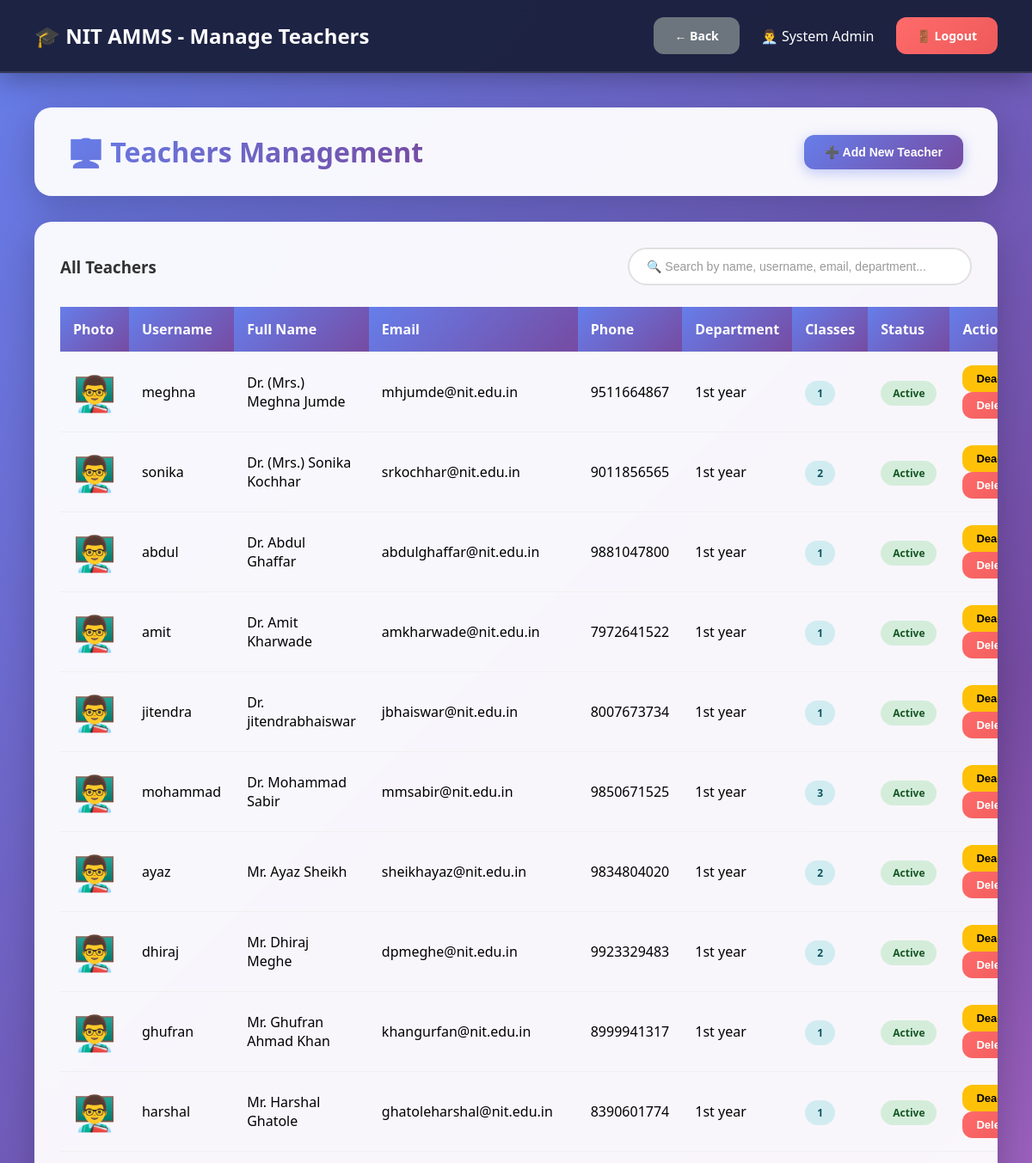
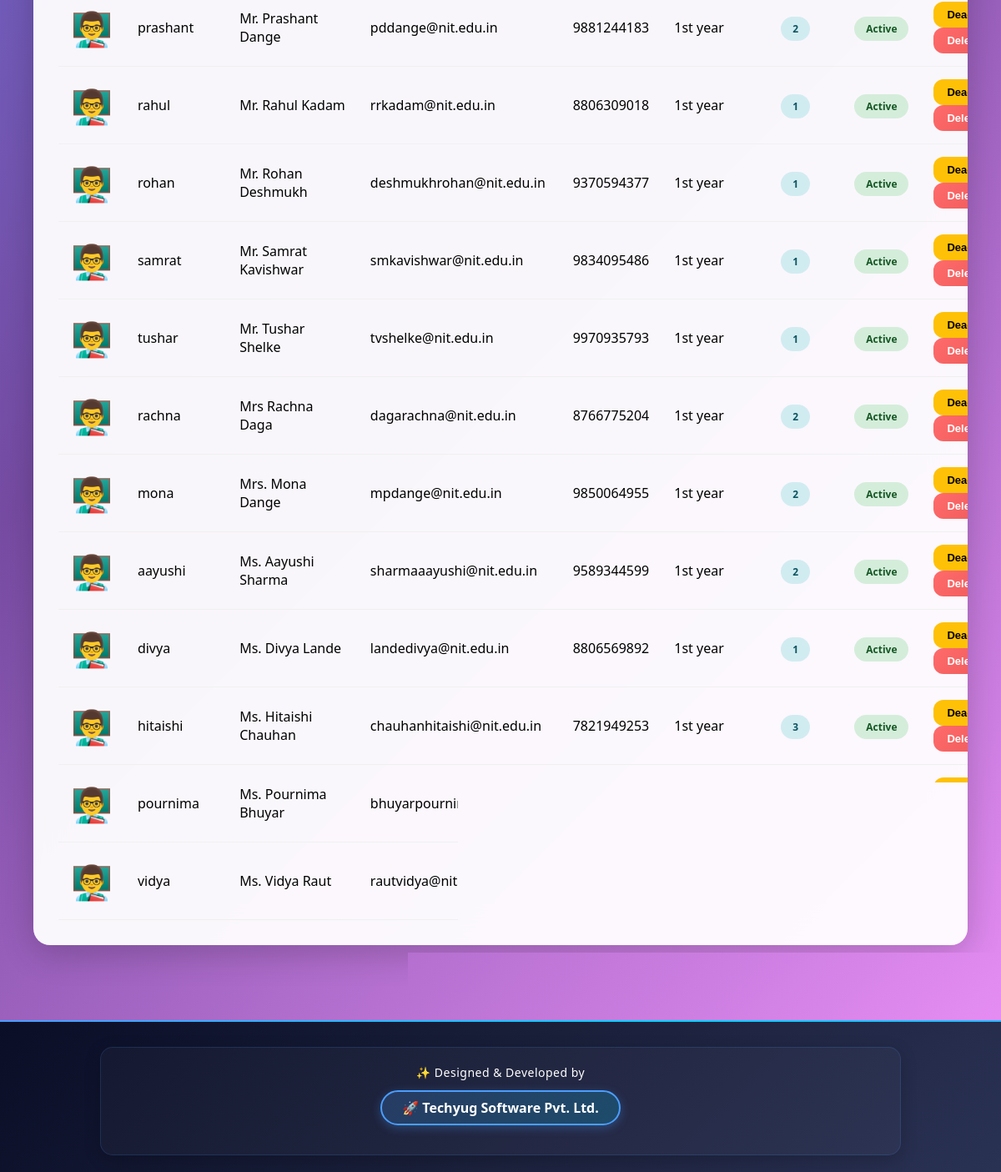
The app's page /admin/manage_teachers.php (signed in) with its own data (2 pictures, top to bottom).
### tables this page shows
CREATE TABLE `users` (
  `id` int(11) NOT NULL,
  `username` varchar(50) NOT NULL,
  `password` varchar(255) NOT NULL,
  `full_name` varchar(100) NOT NULL,
  `email` varchar(100) NOT NULL,
  `phone` varchar(15) DEFAULT NULL,
  `photo` varchar(255) DEFAULT NULL,
  `role` enum('admin','hod','teacher') NOT NULL,
  `department_id` int(11) DEFAULT NULL,
  `is_active` tinyint(1) DEFAULT 1,
  `created_at` timestamp NOT NULL DEFAULT current_timestamp()
);

CREATE TABLE `departments` (
  `id` int(11) NOT NULL,
  `dept_name` varchar(100) NOT NULL,
  `dept_code` varchar(20) NOT NULL,
  `hod_id` int(11) DEFAULT NULL,
  `created_at` timestamp NOT NULL DEFAULT current_timestamp()
);

### db.php (called while the page is built, shortened)
<?php
$conn = new mysqli(DB_HOST, DB_USER, DB_PASS, DB_NAME);
$conn->set_charset("utf8mb4");
$conn->query("SET time_zone = '+05:30'");
function isLoggedIn() {
    return isset($_SESSION['user_id']) && isset($_SESSION['role']);
}
function getCurrentUser() {
    global $conn;
    $user_id = $_SESSION['user_id'];
    $role = $_SESSION['role'];
    if ($role === 'student') {
        $query = "SELECT * FROM students WHERE id = ?";
    } elseif ($role === 'parent') {
        $query = "SELECT * FROM parents WHERE id = ?";
    } else {
        $query = "SELECT * FROM users WHERE id = ?";
    }
    $stmt = $conn->prepare($query);
    $stmt->bind_param("i", $user_id);
    $stmt->execute();
    $result = $stmt->get_result();
    return $result->fetch_assoc();
}
?>

### admin/manage_teachers.php (the view, shortened to what this page needs)
<?php
require_once '../db.php';
$user = getCurrentUser();
$current_year = date('Y');
$selected_year = isset($_GET['year']) ? sanitize($_GET['year']) : 'all';
$check_joining_year = $conn->query("SHOW COLUMNS FROM users LIKE 'joining_year'");
$has_joining_year = ($check_joining_year->num_rows > 0);
if ($has_joining_year) {
    $years_query = "SELECT DISTINCT joining_year FROM users WHERE role = 'teacher' AND joining_year IS NOT NULL ORDER BY joining_year DESC";
    $years_result = $conn->query($years_query);
    $available_years = [];
    while ($year_row = $years_result->fetch_assoc()) {
        $available_years[] = $year_row['joining_year'];
    }
    if (empty($available_years)) {
        for ($i = 0; $i < 5; $i++) {
            $year = ($current_year - $i) . '-' . ($current_year - $i + 1);
            $available_years[] = $year;
        }
    }
    if ($selected_year === 'all') {
        $teachers_query = "SELECT u.*, d.dept_name,
                           (SELECT COUNT(*) FROM classes WHERE teacher_id = u.id) as class_count
                           FROM users u
                           LEFT JOIN departments d ON u.department_id = d.id
                           WHERE u.role = 'teacher'
                           ORDER BY u.full_name";
        $teachers = $conn->query($teachers_query);
    } else {
        $teachers_query = "SELECT u.*, d.dept_name,
                           (SELECT COUNT(*) FROM classes WHERE teacher_id = u.id) as class_count
                           FROM users u
                           LEFT JOIN departments d ON u.department_id = d.id
                           WHERE u.role = 'teacher' AND u.joining_year = ?
                           ORDER BY u.full_name";
        $stmt = $conn->prepare($teachers_query);
        $stmt->bind_param("s", $selected_year);
        $stmt->execute();
        $teachers = $stmt->get_result();
    }
    if ($selected_year === 'all') {
        $count_query = "SELECT COUNT(*) as total FROM users WHERE role = 'teacher'";
        $count_result = $conn->query($count_query);
    } else {
        $count_query = "SELECT COUNT(*) as total FROM users WHERE role = 'teacher' AND joining_year = ?";
        $count_stmt = $conn->prepare($count_query);
        $count_stmt->bind_param("s", $selected_year);
        $count_stmt->execute();
        $count_result = $count_stmt->get_result();
    }
    $total_teachers = $count_result->fetch_assoc()['total'];
} else {
    $teachers_query = "SELECT u.*, d.dept_name,
                       (SELECT COUNT(*) FROM classes WHERE teacher_id = u.id) as class_count
                       FROM users u
                       LEFT JOIN departments d ON u.department_id = d.id
                       WHERE u.role = 'teacher'
                       ORDER BY u.full_name";
    $teachers = $conn->query($teachers_query);
}
?>
<!DOCTYPE html>
<html lang="en">
<head>
</head>
<body>
    <nav class="navbar">
        <div>
            <h1>🎓 NIT AMMS - Manage Teachers</h1>
        </div>
        <div class="user-info">
            <a href="index.php" class="btn btn-secondary">← Back</a>
            <span>👨‍💼 <?php echo htmlspecialchars($user['full_name']); ?></span>
            <a href="../logout.php" class="btn btn-danger">🚪 Logout</a>
        </div>
    </nav>
    <div class="main-content">
        <div class="page-header">
            <h2>👨‍🏫 Teachers Management</h2>
            <button onclick="openModal()" class="btn btn-primary">
                ➕ Add New Teacher
            </button>
        </div>
        <div class="table-container">
            <div style="display: flex; justify-content: space-between; align-items: center; margin-bottom: 25px;">
                <h3 style="color: #333; margin: 0;">
                    <?php echo $has_joining_year ? ($selected_year === 'all' ? 'All Teachers' : 'Teachers - ' . htmlspecialchars($selected_year)) : 'All Teachers'; ?>
                </h3>
                <div style="position: relative; width: 400px;">
                    <input type="text" id="searchInput" onkeyup="searchTable()"
                           placeholder="🔍 Search by name, username, email, department..."
                           style="width: 100%; padding: 12px 20px; border: 2px solid #e0e0e0; border-radius: 25px; font-size: 14px; transition: all 0.3s;">
                </div>
            </div>
            <?php if ($teachers->num_rows > 0): ?>
            <table id="teachersTable">
                <thead>
                    <tr>
                        <th>Photo</th>
                        <th>Username</th>
                        <th>Full Name</th>
                        <th>Email</th>
                        <th>Phone</th>
                        <th>Department</th>
                        <th>Classes</th>
                        <th>Status</th>
                        <th>Actions</th>
                    </tr>
                </thead>
                <tbody>
                    <?php while ($teacher = $teachers->fetch_assoc()): ?>
                    <tr>
                        <td>
                            <?php if (isset($teacher['photo']) && $teacher['photo'] && file_exists('../' . $teacher['photo'])): ?>
                                <img src="../<?php echo htmlspecialchars($teacher['photo']); ?>"
                                     alt="Photo" class="profile-photo">
                            <?php else: ?>
                                <span style="font-size: 40px;">👨‍🏫</span>
                            <?php endif; ?>
                        </td>
                        <td><?php echo htmlspecialchars($teacher['username']); ?></td>
                        <td><?php echo htmlspecialchars($teacher['full_name']); ?></td>
                        <td><?php echo htmlspecialchars($teacher['email']); ?></td>
                        <td><?php echo htmlspecialchars($teacher['phone']); ?></td>
                        <td><?php echo htmlspecialchars($teacher['dept_name'] ?? 'Not Assigned'); ?></td>
                        <td><span class="badge badge-info"><?php echo $teacher['class_count']; ?></span></td>
                        <td>
                            <?php if ($teacher['is_active']): ?>
                                <span class="badge badge-success">Active</span>
                            <?php else: ?>
                                <span class="badge badge-danger">Inactive</span>
                            <?php endif; ?>
                        </td>
                        <td>
                            <form method="POST" style="display:inline;">
                                <button type="submit" name="toggle_status" class="btn btn-warning btn-sm">
                                    <?php echo $teacher['is_active'] ? 'Deactivate' : 'Activate'; ?>
                                </button>
                            </form>
                            <form method="POST" style="display:inline;" onsubmit="return confirm('Are you sure you want to delete this teacher?');">
                                <button type="submit" name="delete_teacher" class="btn btn-danger btn-sm">
                                    Delete
                                </button>
                            </form>
                        </td>
                    </tr>
                    <?php endwhile; ?>
                </tbody>
            </table>
            <?php endif; ?>
        </div>
    </div>
    <div style="background: linear-gradient(135deg, #0a0e27 0%, #1a1f3a 50%, #2a3254 100%); position: relative; overflow: hidden; margin-top: 50px;">
        <div style="height: 2px; background: linear-gradient(90deg, #4a9eff, #00d4ff, #4a9eff, #00d4ff); background-size: 200% 100%;"></div>
        <div style="max-width: 1000px; margin: 0 auto; padding: 30px 20px 20px;">
            <div style="background: rgba(255, 255, 255, 0.03); padding: 20px 20px; border-radius: 15px; border: 1px solid rgba(74, 158, 255, 0.15); text-align: center; box-shadow: 0 5px 20px rgba(0, 0, 0, 0.2);">
                <p style="color: #ffffff; font-size: 14px; margin: 0 0 12px; font-weight: 500; letter-spacing: 0.5px;">✨ Designed & Developed by</p>
                <a href="https://himanshufullstackdeveloper.github.io/techyugsoftware/" style="display: inline-block; color: #ffffff; font-size: 16px; font-weight: 700; text-decoration: none; padding: 8px 24px; border: 2px solid #4a9eff; border-radius: 30px; background: linear-gradient(135deg, rgba(74, 158, 255, 0.2), rgba(0, 212, 255, 0.2)); box-shadow: 0 3px 12px rgba(74, 158, 255, 0.3); margin-bottom: 15px;">
                    🚀 Techyug Software Pvt. Ltd.
                </a>
            </div>
        </div>
    </div>
</body>
</html>

### admin/manage_teachers.php (style rules this page uses)
* { margin: 0; padding: 0; box-sizing: border-box; }
body { background: linear-gradient(135deg, #667eea 0%, #764ba2 50%, #f093fb 100%); min-height: 100vh; font-family: 'Segoe UI', Tahoma, Geneva, Verdana, sans-serif; }
.navbar { background: rgba(26, 31, 58, 0.95); backdrop-filter: blur(20px); padding: 20px 40px; display: flex; justify-content: space-between; align-items: center; box-shadow: 0 8px 32px rgba(0, 0, 0, 0.3); border-bottom: 2px solid rgba(255, 255, 255, 0.1); position: sticky; top: 0; z-index: 1000; }
.navbar h1 { color: white; font-size: 24px; font-weight: 700; }
.user-info { display: flex; align-items: center; gap: 25px; color: white; }
.main-content { padding: 40px; max-width: 1600px; margin: 0 auto; }
.page-header { background: rgba(255, 255, 255, 0.95); backdrop-filter: blur(20px); padding: 30px 40px; border-radius: 20px; margin-bottom: 30px; box-shadow: 0 10px 40px rgba(0, 0, 0, 0.2); display: flex; justify-content: space-between; align-items: center; }
.page-header h2 { font-size: 32px; background: linear-gradient(135deg, #667eea, #764ba2); -webkit-background-clip: text; -webkit-text-fill-color: transparent; }
.table-container { background: rgba(255, 255, 255, 0.95); backdrop-filter: blur(20px); border-radius: 20px; padding: 30px; box-shadow: 0 10px 40px rgba(0, 0, 0, 0.2); overflow-x: auto; }
table { width: 100%; border-collapse: collapse; }
th, td { padding: 15px; text-align: left; border-bottom: 1px solid #f0f0f0; }
th { background: linear-gradient(135deg, #667eea, #764ba2); color: white; font-weight: 600; }
.badge { padding: 6px 14px; border-radius: 20px; font-size: 12px; font-weight: 600; }
.badge-success { background: #d4edda; color: #155724; }
.badge-info { background: #d1ecf1; color: #0c5460; }
.btn { padding: 12px 24px; border-radius: 12px; text-decoration: none; font-weight: 600; transition: all 0.3s; display: inline-block; border: none; cursor: pointer; font-size: 14px; }
.btn-primary { background: linear-gradient(135deg, #667eea, #764ba2); color: white; box-shadow: 0 4px 15px rgba(102, 126, 234, 0.4); }
.btn-secondary { background: #6c757d; color: white; }
.btn-danger { background: linear-gradient(135deg, #ff6b6b, #ee5a5a); color: white; }
.btn-warning { background: #ffc107; color: #000; }
.btn-sm { padding: 8px 16px; font-size: 13px; }
#searchInput::placeholder { color: #999; }

### records on screen
users: full_name "System Admin"
users: username "meghna", full_name "Dr. (Mrs.) Meghna Jumde", email "mhjumde@nit.edu.in", phone "9511664867", department.dept_name "1st year", class_count "1", is_active "Active"
users: username "sonika", full_name "Dr. (Mrs.) Sonika Kochhar", email "srkochhar@nit.edu.in", phone "9011856565", department.dept_name "1st year", class_count "2", is_active "Active"
users: username "abdul", full_name "Dr. Abdul Ghaffar", email "abdulghaffar@nit.edu.in", phone "9881047800", department.dept_name "1st year", class_count "1", is_active "Active"
users: username "amit", full_name "Dr. Amit Kharwade", email "amkharwade@nit.edu.in", phone "7972641522", department.dept_name "1st year", class_count "1", is_active "Active"
users: username "jitendra", full_name "Dr. jitendrabhaiswar", email "jbhaiswar@nit.edu.in", phone "8007673734", department.dept_name "1st year", class_count "1", is_active "Active"
users: username "mohammad", full_name "Dr. Mohammad Sabir", email "mmsabir@nit.edu.in", phone "9850671525", department.dept_name "1st year", class_count "3", is_active "Active"
users: username "ayaz", full_name "Mr. Ayaz Sheikh", email "sheikhayaz@nit.edu.in", phone "9834804020", department.dept_name "1st year", class_count "2", is_active "Active"
users: username "dhiraj", full_name "Mr. Dhiraj Meghe", email "dpmeghe@nit.edu.in", phone "9923329483", department.dept_name "1st year", class_count "2", is_active "Active"
users: username "ghufran", full_name "Mr. Ghufran Ahmad Khan", email "khangurfan@nit.edu.in", phone "8999941317", department.dept_name "1st year", class_count "1", is_active "Active"
users: username "harshal", full_name "Mr. Harshal Ghatole", email "ghatoleharshal@nit.edu.in", phone "8390601774", department.dept_name "1st year", class_count "1", is_active "Active"
users: username "prashant", full_name "Mr. Prashant Dange", email "pddange@nit.edu.in", phone "9881244183", department.dept_name "1st year", class_count "2", is_active "Active"
users: username "rahul", full_name "Mr. Rahul Kadam", email "rrkadam@nit.edu.in", phone "8806309018", department.dept_name "1st year", class_count "1", is_active "Active"
users: username "rohan", full_name "Mr. Rohan Deshmukh", email "deshmukhrohan@nit.edu.in", phone "9370594377", department.dept_name "1st year", class_count "1", is_active "Active"
users: username "samrat", full_name "Mr. Samrat Kavishwar", email "smkavishwar@nit.edu.in", phone "9834095486", department.dept_name "1st year", class_count "1", is_active "Active"
users: username "tushar", full_name "Mr. Tushar Shelke", email "tvshelke@nit.edu.in", phone "9970935793", department.dept_name "1st year", class_count "1", is_active "Active"
users: username "rachna", full_name "Mrs Rachna Daga", email "dagarachna@nit.edu.in", phone "8766775204", department.dept_name "1st year", class_count "2", is_active "Active"
users: username "mona", full_name "Mrs. Mona Dange", email "mpdange@nit.edu.in", phone "9850064955", department.dept_name "1st year", class_count "2", is_active "Active"
users: username "aayushi", full_name "Ms. Aayushi Sharma", email "sharmaaayushi@nit.edu.in", phone "9589344599", department.dept_name "1st year", class_count "2", is_active "Active"
users: username "divya", full_name "Ms. Divya Lande", email "landedivya@nit.edu.in", phone "8806569892", department.dept_name "1st year", class_count "1", is_active "Active"
users: username "hitaishi", full_name "Ms. Hitaishi Chauhan", email "chauhanhitaishi@nit.edu.in", phone "7821949253", department.dept_name "1st year", class_count "3", is_active "Active"
users: username "pournima", full_name "Ms. Pournima Bhuyar", email "bhuyarpournima@nit.edu.in", is_active "Deactivate"
users: username "vidya", full_name "Ms. Vidya Raut", email "rautvidya@nit.edu.in", is_active "Deactivate"
